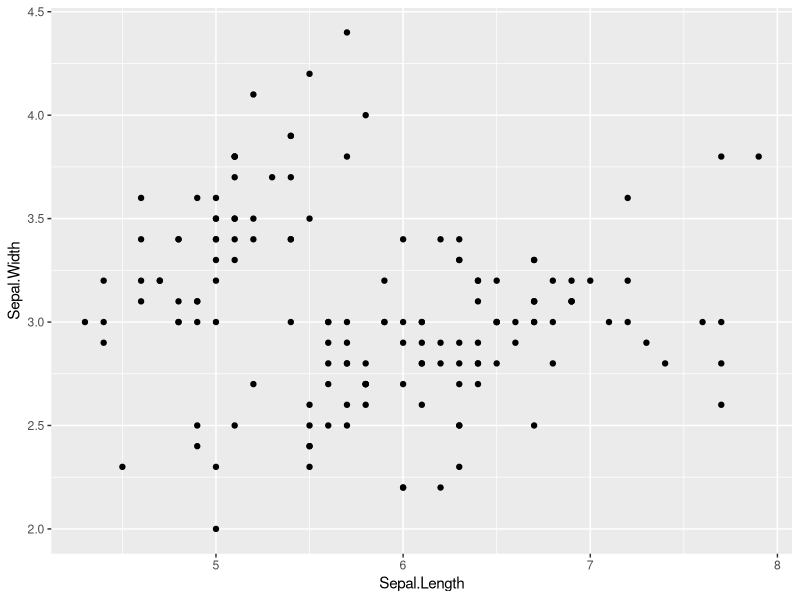
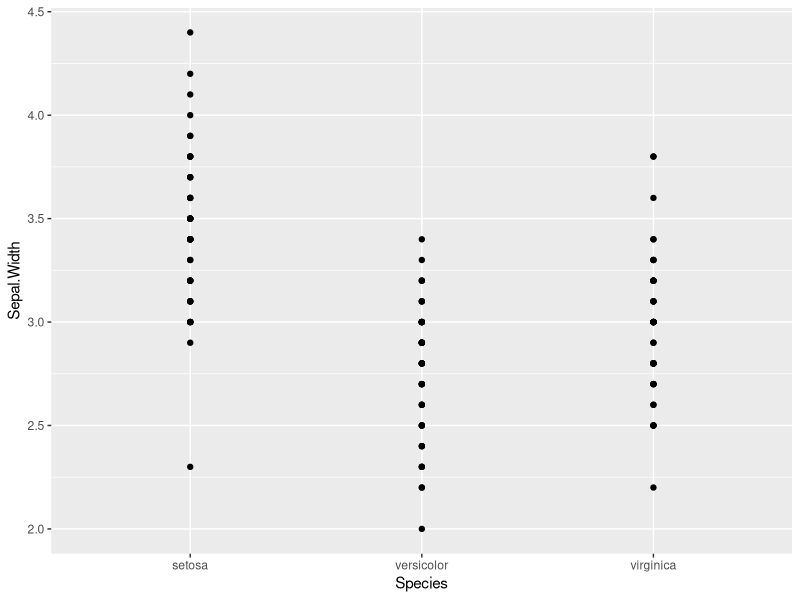
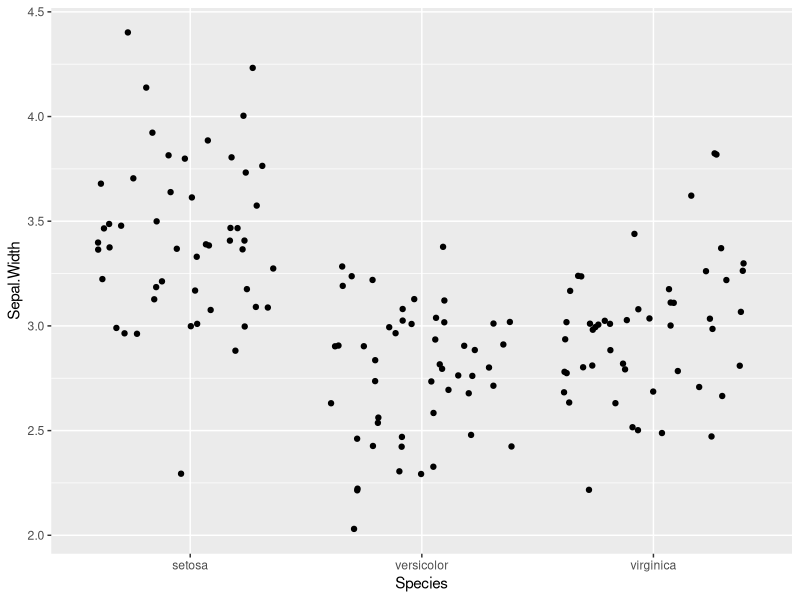
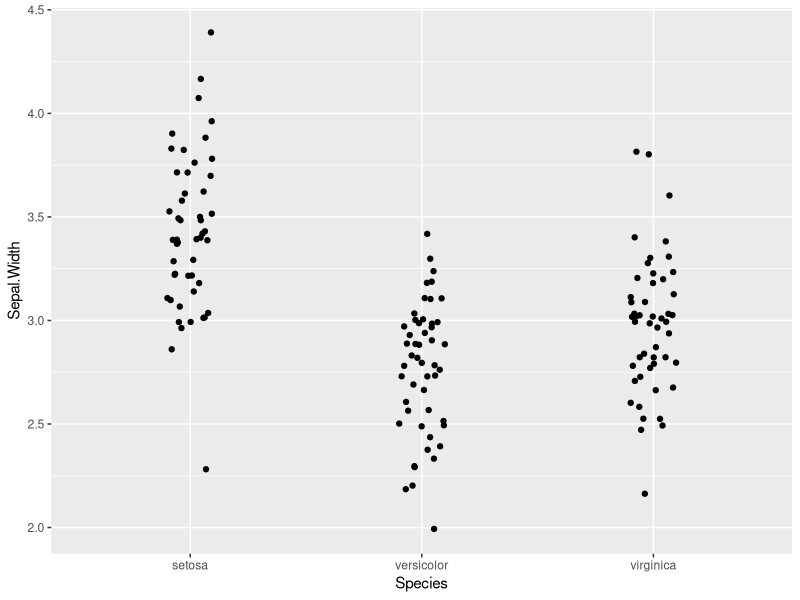
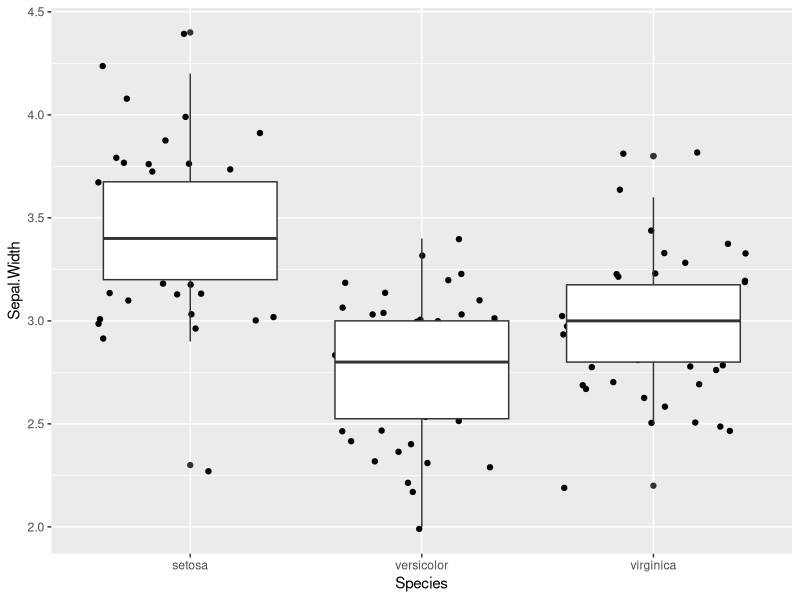
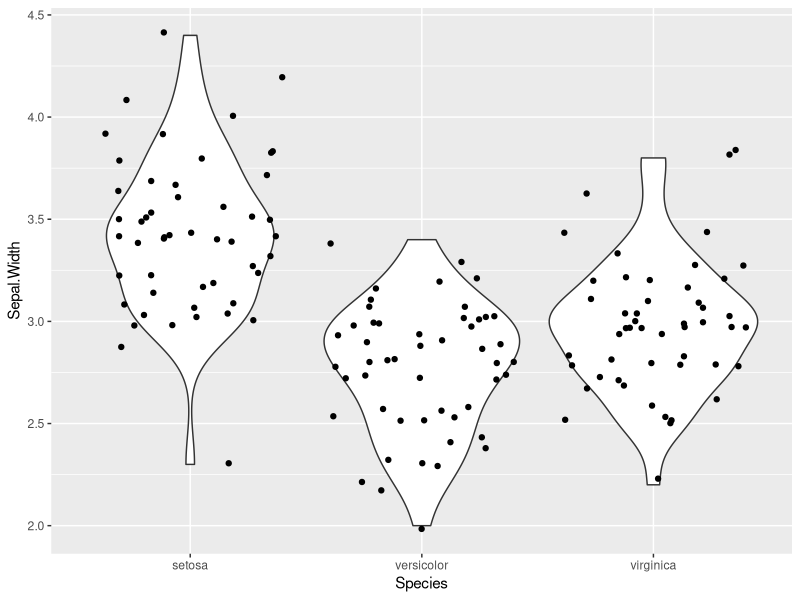
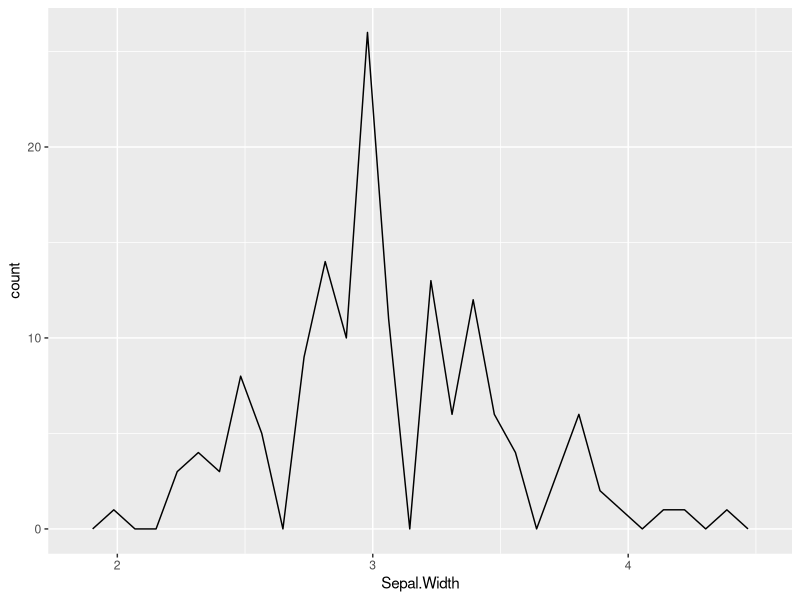
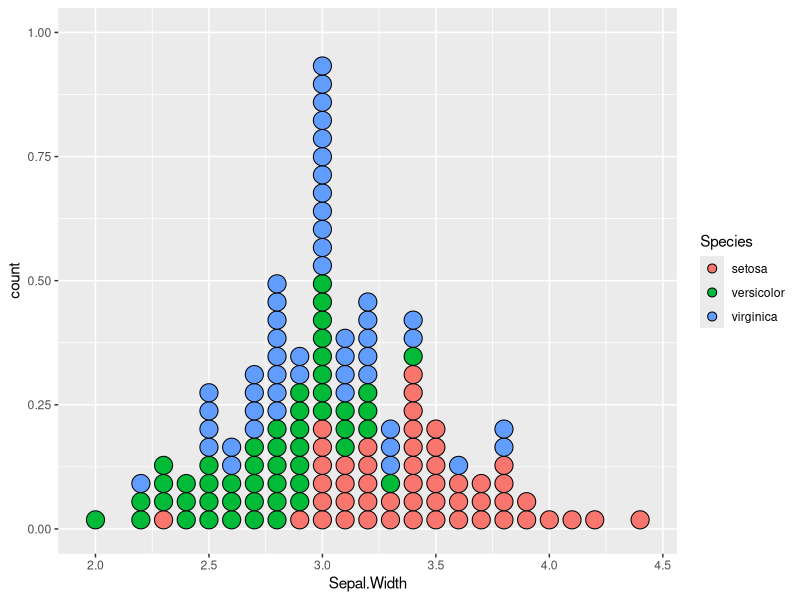

Source code (R) for these figures, in order:
## ---- chunk 1
knitr::opts_chunk$set(echo = TRUE, message = FALSE, warning = FALSE)
library(tidyverse)
## ---- chunk 2
knitr::include_graphics("https://rnabioco.github.io/bmsc-7810-pbda/posts/2022-11-23-class-5-intro-to-ggplot2-part2/img/parts-of-a-flower.webp")
# source: https://www.trees.com/gardening-and-landscaping/flowers
## ---- chunk 3
knitr::include_graphics("https://rnabioco.github.io/bmsc-7810-pbda/posts/2022-11-23-class-5-intro-to-ggplot2-part2/img/iristypes.png")
## ---- chunk 4
head(iris)
## ---- chunk 5
unique(iris$Species)
## ---- chunk 6
summary(iris$Species)
## ---- chunk 7
ggplot(iris, aes(x = Sepal.Length, y = Sepal.Width)) +
  geom_point()
## ---- chunk 8

## ---- chunk 9

## ---- chunk 10
ggplot(iris, aes(x = Species, y = Sepal.Width)) +
  geom_point()
## ---- chunk 11
ggplot(iris, aes(x = Species, y = Sepal.Width)) +
  geom_jitter()
## ---- chunk 12
ggplot(iris, aes(x = Species, y = Sepal.Width)) +
  geom_jitter(width=0.1)
## ---- chunk 13
knitr::include_graphics("https://rnabioco.github.io/bmsc-7810-pbda/posts/2022-11-23-class-5-intro-to-ggplot2-part2/img/boxplot-1.jpg")
#source: https://paulvanderlaken.com/2018/08/29/add-a-self-explantory-legend-to-your-ggplot2-boxplots/
## ---- chunk 14
ggplot(iris, (aes(x = Species, y = Sepal.Width))) +
  geom_jitter() +
  geom_boxplot()
## ---- chunk 15

## ---- chunk 16
ggplot(iris, aes(x = Species, y = Sepal.Width)) +
  geom_violin() +
  geom_jitter()
## ---- chunk 17
ggplot(iris) +
  geom_freqpoly(aes(x = Sepal.Width))
## ---- chunk 18
ggplot(iris) +
  geom_dotplot(aes(x = Sepal.Width, fill = Species), stackgroups = TRUE)
## ---- chunk 19
ggplot(iris) +
  geom_density(aes(x = Sepal.Width, color = Species))
## ---- chunk 20
ggplot(iris) +
  geom_histogram(aes(x = Sepal.Width))
## ---- chunk 21
ggplot(iris) +
  geom_histogram(aes(x = Sepal.Width), stat = "bin", bins = 10)
## ---- chunk 22
ggplot(iris, aes(x = Species, y = Sepal.Width)) +
  geom_jitter() +
  stat_summary(fun = "mean",
               geom = "point",
               color = "red")
## ---- chunk 23
ggplot(iris, aes(x = Species, y = Sepal.Width)) +
  geom_jitter() +
  stat_summary(fun = "mean",
               geom = "crossbar",
               width = 0.5,
               color = "red")
## ---- chunk 24
ggplot(iris, aes(x = Species, y = Sepal.Width)) +
  geom_jitter() +
  stat_summary(fun = "mean",
               geom = "crossbar",
               width = 0.5,
               color = "red") +
  stat_summary(fun = "median",
               geom = "crossbar",
               width = 0.5,
               color = "blue")
## ---- chunk 25
ggplot(iris, aes(x = Species, y = Sepal.Width)) +
  geom_jitter() +
  stat_summary(geom = "errorbar",
               fun.data = mean_se)
## ---- chunk 26
ggplot(iris, aes(x = Species, y = Sepal.Width)) +
  geom_jitter() +
  stat_summary(geom = "errorbar",
               fun.data = mean_cl_normal)
## ---- chunk 27
ggplot(iris, aes(x = Sepal.Length, y = Sepal.Width)) +
  geom_point() +
  geom_text(aes(label=Species))
## ---- chunk 28
?geom_text
## ---- chunk 29
ggplot(iris, aes(x = Sepal.Length, y = Sepal.Width)) +
  geom_point() +
  geom_text(aes(label=Species), nudge_y = .1, check_overlap = T, size = 3)
## ---- chunk 30
ggplot(iris, aes(x = Sepal.Length, y = Sepal.Width)) +
  geom_point(aes(color= Species)) +
  geom_text(aes(label="setosa"), x=5, y=4, size = 5) +
  geom_text(aes(label="versicolor"), x=5.5, y=2.25, size = 5) + 
  geom_text(aes(label="virginica"), x=7.5, y=3.5, size = 5)
## ---- chunk 31
?annotate
## ---- chunk 32
ggplot(iris, aes(x = Sepal.Length, y = Sepal.Width)) +
  geom_point(aes(color= Species)) +
  annotate("rect", xmin=5.5, xmax=6.5, ymin=2.5 , ymax=3.2, alpha=0.2, color="blue")
## ---- chunk 33
ggplot(iris, aes(x = Sepal.Length, y = Sepal.Width)) +
  geom_point(aes(color= Species)) +
  annotate("segment", x = 7, xend = 7, y = 4.5, yend = 3.25, color = "pink", size=3, alpha=0.6, arrow=arrow())
## ---- chunk 34
ggplot(iris, aes(x = Sepal.Length, y = Sepal.Width)) +
  geom_point(aes(color= Species)) +
  geom_hline(yintercept=4, color = "orange", size = 1)
## ---- chunk 35
ggplot(iris, aes(x = Sepal.Length, y = Sepal.Width)) +
  geom_point(aes(color= Species)) +
  geom_vline(xintercept=7, color = "orange", size = 1)

## ---- chunk 36
ggplot(iris, aes(x = Sepal.Length, y = Sepal.Width)) +
  geom_point(aes(color= Species)) +
  geom_abline(slope = .5, intercept = 1)

## ---- chunk 37
ggplot(iris, aes(x = Sepal.Length, y = Sepal.Width)) +
  geom_point() + 
  geom_point(data = filter(iris, Sepal.Width > 3.25), aes(color = Species))
## ---- chunk 38
ggplot(iris, aes(x = Sepal.Length, y = Sepal.Width)) +
  geom_point(aes(color = Species)) + 
  geom_text(data = filter(iris, Sepal.Width > 4), aes(label = Species), vjust = 1)
## ---- chunk 39

## ---- chunk 40
ggplot(iris, aes(x = Petal.Length, y = Petal.Width)) +
  geom_point()
## ---- chunk 41
ggplot(iris, aes(x = Petal.Length, y = Petal.Width)) +
  geom_point() +
  scale_x_continuous() + 
  scale_y_continuous() + 
  scale_colour_discrete()
## ---- chunk 42
ggplot(iris, aes(x = Petal.Length, y = Petal.Width)) +
  geom_point() +
  scale_x_log10()
## ---- chunk 43
ggplot(iris, aes(x = Petal.Length, y = Petal.Width)) +
  geom_point() +
  scale_x_reverse()
## ---- chunk 44
ggplot(iris, aes(x = Petal.Length, y = Petal.Width)) +
  geom_point() +
  xlim(0,10) +
  ylim(0,5)
## ---- chunk 45
ggplot(iris, aes(x = Species, y = Sepal.Width, color= Sepal.Length)) + 
  geom_jitter()  + 
  scale_color_gradient(low = "blue", high = "red")
## ---- chunk 46
#use autocomplete to all the scales options
#scale_
## ---- chunk 47
ggplot(iris, aes(x = Species, y = Sepal.Width)) +
  geom_violin() +
  geom_jitter() +
  coord_flip()
## ---- chunk 48
sessionInfo()
